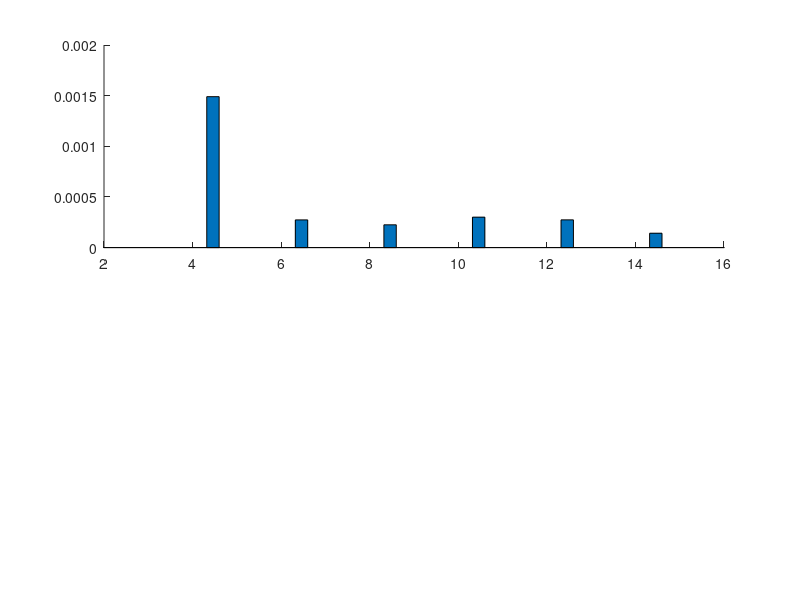

This figure's MATLAB source: (Note: this script raises an error after producing the figure.)
clc
clear
fontSize = 10;
format long

t_sample = 0.13;
f0 = 50;
w0 = 2*pi*f0;

N = 20;
tf = 0.5;
nFilter = 30;
f1 = 20;
f2 = 90;

sigma = 0.00001;
for itr=1:2
    sigma = sigma*10;

    % do not change the following coefficients, this is the harmonics-free
    % version
    % for harmonics-case refer to Run02-OurApproaches_Harmonics
    h3Coeff = 0;%0.05;
    h5Coeff = 0;%0.03;


    fs = N*f0;

    % the following coefficents are used in the arccosine-free version of the
    % algorithm
    a = fs/4/pi/sin(2*pi/N);
    b = 2*cos(2*pi/N);


    dt = 1/fs;

    %% filter
    fnyq = fs/2;


    w1 = f1/fnyq;
    w2 = f2/fnyq;

    filterCoeffs = fir1(nFilter, [w1 w2]);

    %%



    Am = 1*sqrt(2);



    t = 0:dt:tf;
    [row, col] = size(t);
    Nsamples = col;

    f = f0 *ones(size(t))+ sin(2*pi*1*t) +0.5*sin(2*pi*6*t);
    %f = f0 *ones(size(t));
    %f = f0 *ones(size(t))+25*t-25*t.^2;
    f3 = 3*f;
    f5 = 5*f;

    f_max = max(f);
    f_min = min(f);

    w = 2*pi*f;

    w3 = 2*pi*f3;
    w5 = 2*pi*f5;




    phi0 = 0;

    theta1(1) = phi0;
    theta3(1) = phi0;
    theta5(1) = phi0;

    thetb1(1) = phi0+4*pi/3;
    thetb3(1) = phi0+4*pi/3;
    thetb5(1) = phi0+4*pi/3;

    thetc1(1) = phi0+2*pi/3;
    thetc3(1) = phi0+2*pi/3;
    thetc5(1) = phi0+2*pi/3;


    for k=2:length(t)
        theta1(k) = theta1(k-1)+w(k)*dt;
        theta3(k) = theta3(k-1)+w3(k)*dt;
        theta5(k) = theta5(k-1)+w5(k)*dt;

        thetb1(k) = thetb1(k-1)+w(k)*dt;
        thetb3(k) = thetb3(k-1)+w3(k)*dt;
        thetb5(k) = thetb5(k-1)+w5(k)*dt;

        thetc1(k) = thetc1(k-1)+w(k)*dt;
        thetc3(k) = thetc3(k-1)+w3(k)*dt;
        thetc5(k) = thetc5(k-1)+w5(k)*dt;
    end



    x = Am*cos(theta1);% + sigma*randn(size(t))+ h3Coeff*Am*cos(theta3)+ h5Coeff*Am*cos(theta5);
    y = Am*cos(thetb1);% + sigma*randn(size(t))+ h3Coeff*Am*cos(thetb3)+ h5Coeff*Am*cos(thetb5);
    z = Am*cos(thetc1);% + sigma*randn(size(t))+ h3Coeff*Am*cos(thetc3)+ h5Coeff*Am*cos(thetc5);



    %xh: x with harmonics
    %yh: y with harmonics
    %zh: z with harmonics
    xh = Am*cos(theta1) + sigma*randn(size(t))+ h3Coeff*Am*cos(theta3)+ h5Coeff*Am*cos(theta5);
    yh = Am*cos(thetb1) + sigma*randn(size(t))+ h3Coeff*Am*cos(thetb3)+ h5Coeff*Am*cos(thetb5);
    zh = Am*cos(thetc1) + sigma*randn(size(t))+ h3Coeff*Am*cos(thetc3)+ h5Coeff*Am*cos(thetc5);

    % xhf: xh filtered
    % yhf: yh filtered
    % zhf: zh filtered
    xhf = filter(filterCoeffs,1,xh);
    yhf = filter(filterCoeffs,1,yh);
    zhf = filter(filterCoeffs,1,zh);



    %% our approach for window length of 9

    M = 3;
    windowLength = 2*M+3; % = 9
    K = M; % K = (windowLength-3)/2

    firstIndex = K+2;

    for k=firstIndex:Nsamples-K-1
        Xk = x(k-K:k+K)';
        Xk_minus = x(k-K-1:k+K-1)';
        Xk_plus = x(k-K+1:k+K+1)';
        f_hatWin9(k) = fs/2/pi*acos(Xk'*(Xk_minus+Xk_plus)/2/(Xk'*Xk));
        f_hatWin9_arccosinefree(k) = f0 + a*(Xk'*(b*Xk-Xk_minus-Xk_plus))/(Xk'*Xk);

        Yk = y(k-K:k+K)';
        Yk_minus = y(k-K-1:k+K-1)';
        Yk_plus = y(k-K+1:k+K+1)';

        Zk = z(k-K:k+K)';
        Zk_minus = z(k-K-1:k+K-1)';
        Zk_plus = z(k-K+1:k+K+1)';


        numArg = Xk'*(Xk_minus+Xk_plus);
        numArg = numArg + Yk'*(Yk_minus+Yk_plus);
        numArg = numArg + Zk'*(Zk_minus+Zk_plus);

        denArg = 2*(Xk'*Xk);
        denArg = denArg + 2*(Yk'*Yk);
        denArg = denArg + 2*(Zk'*Zk);

        arg = numArg/denArg;
        f_hatWin9_3phase(k) = fs/2/pi*acos(arg);

        % Antonio Lopez Algorithm
        Xk = [x(k-3); x(k); x(k+3)];
        Xk_minus = [x(k-4); x(k-1); x(k+2)];
        Xk_plus = [x(k-2); x(k+1); x(k+4)];
        f_hat_lopez(k) = fs/2/pi*acos(Xk'*(Xk_minus+Xk_plus)/2/(Xk'*Xk));
    end

    [r, c] = size(t);
    Nsamples = c;

    Kmax =6;

    f_hat_1phase = f0*ones(Kmax+1,Kmax+1+nFilter);
    f_hat_3phase = f0*ones(Kmax+1,Kmax+1+nFilter);

    f_hat_1phase_withHarmonics = f0*ones(Kmax+1,Kmax+1+nFilter);
    f_hat_3phase_withHarmonics = f0*ones(Kmax+1,Kmax+1+nFilter);

    f_hat_1phase_withHarmonics_filtered = f0*ones(Kmax+1,Kmax+1+nFilter);
    f_hat_3phase_withHarmonics_filtered = f0*ones(Kmax+1,Kmax+1+nFilter);

    for K = 0:Kmax
        % K = 0,           Window Length = 3
        % K = 1,           Window Length = 5
        % K = 2,           Window Length = 7
        % K = 3,           Window Length = 9
        % K = 4,           Window Length = 11
        lengthWindow(K+1)  = 2*K+3;
        firstIndex = K+2+nFilter;% the first element of Xk_minus must be available: it must be the first element of the signal
        % k-K-1 = 1  ==>  k=K+2
        lastIndex = Nsamples-K-1;% the last element of Xk_plus must be available: it must be the last element of the signal
        % k+K+1 = Nsamples  ==> k = Nsamples-K-1
        for k=firstIndex:lastIndex
            Xk = x(k-K:k+K)';
            Xk_minus = x(k-K-1:k+K-1)';
            Xk_plus = x(k-K+1:k+K+1)';
            arg = Xk'*(Xk_minus+Xk_plus)/2/(Xk'*Xk);
            if(abs(arg)>1)
                f_hat_1phase(K+1,k) = f_hat_1phase(K+1,k-1);
            else
                f_hat_1phase(K+1,k) = fs/2/pi*acos(arg);
            end
            f_hat_1phase_arccosinefree(K+1,k) = f0 + a*(Xk'*(b*Xk-Xk_minus-Xk_plus))/(Xk'*Xk);

            Xkh = xh(k-K:k+K)';
            Xkh_minus = xh(k-K-1:k+K-1)';
            Xkh_plus = xh(k-K+1:k+K+1)';
            arg = Xkh'*(Xkh_minus+Xkh_plus)/2/(Xkh'*Xkh);
            if(abs(arg)>1)
                f_hat_1phase_withHarmonics(K+1,k) = f_hat_1phase_withHarmonics(K+1,k-1);
            else
                f_hat_1phase_withHarmonics(K+1,k) = fs/2/pi*acos(arg);
            end
            f_hat_1phase_arccosinefree_withHarmonics(K+1,k) = f0 + a*(Xkh'*(b*Xkh-Xkh_minus-Xkh_plus))/(Xkh'*Xkh);

            Xkhf = xhf(k-K:k+K)';
            Xkhf_minus = xhf(k-K-1:k+K-1)';
            Xkhf_plus = xhf(k-K+1:k+K+1)';
            arg = Xkhf'*(Xkhf_minus+Xkhf_plus)/2/(Xkhf'*Xkhf);
            if(abs(arg)>1)
                f_hat_1phase_withHarmonics_filtered(K+1,k) = f_hat_1phase_withHarmonics_filtered(K+1,k-1);
            else
                f_hat_1phase_withHarmonics_filtered(K+1,k) = fs/2/pi*acos(arg);
            end
            f_hat_1phase_arccosinefree_withHarmonics_filtered(K+1,k) = f0 + a*(Xkhf'*(b*Xkhf-Xkhf_minus-Xkhf_plus))/(Xkhf'*Xkhf);


            Yk = y(k-K:k+K)';
            Yk_minus = y(k-K-1:k+K-1)';
            Yk_plus = y(k-K+1:k+K+1)';

            Zk = z(k-K:k+K)';
            Zk_minus = z(k-K-1:k+K-1)';
            Zk_plus = z(k-K+1:k+K+1)';


            numArg = Xk'*(Xk_minus+Xk_plus);
            numArg = numArg + Yk'*(Yk_minus+Yk_plus);
            numArg = numArg + Zk'*(Zk_minus+Zk_plus);

            denArg = 2*(Xk'*Xk);
            denArg = denArg + 2*(Yk'*Yk);
            denArg = denArg + 2*(Zk'*Zk);

            arg = numArg/denArg;
            if(abs(arg)>1)
                f_hat_3phase(K+1,k) = f_hat_3phase(K+1,k-1);
            else
                f_hat_3phase(K+1,k) = fs/2/pi*acos(arg);
            end

            % three-phase arccosine-free
            num = a*(Xk'*(b*Xk-Xk_minus-Xk_plus));
            num = num + a*(Yk'*(b*Yk-Yk_minus-Yk_plus));
            num = num + a*(Zk'*(b*Zk-Zk_minus-Zk_plus));

            den = (Xk'*Xk);
            den = den + (Yk'*Yk);
            den = den + (Zk'*Zk);

            f_hat_3phase_arccosinefree(K+1,k) = f0 + num/den;

            % three-phase with harmonics
            Ykh = yh(k-K:k+K)';
            Ykh_minus = yh(k-K-1:k+K-1)';
            Ykh_plus = yh(k-K+1:k+K+1)';

            Zkh = zh(k-K:k+K)';
            Zkh_minus = zh(k-K-1:k+K-1)';
            Zkh_plus = zh(k-K+1:k+K+1)';


            numArg = Xkh'*(Xkh_minus+Xkh_plus);
            numArg = numArg + Ykh'*(Ykh_minus+Ykh_plus);
            numArg = numArg + Zkh'*(Zkh_minus+Zkh_plus);

            denArg = 2*(Xkh'*Xkh);
            denArg = denArg + 2*(Ykh'*Ykh);
            denArg = denArg + 2*(Zkh'*Zkh);

            arg = numArg/denArg;
            if(abs(arg)>1)
                f_hat_3phase_withHarmonics(K+1,k) = f_hat_3phase_withHarmonics(K+1,k-1);
            else
                f_hat_3phase_withHarmonics(K+1,k) = fs/2/pi*acos(arg);
            end

            % three-phase with harmonics arccosine-free
            num = a*(Xkh'*(b*Xkh-Xkh_minus-Xkh_plus));
            num = num + a*(Ykh'*(b*Ykh-Ykh_minus-Ykh_plus));
            num = num + a*(Zkh'*(b*Zkh-Zkh_minus-Zkh_plus));

            den = (Xkh'*Xkh);
            den = den + (Ykh'*Ykh);
            den = den + (Zkh'*Zkh);

            f_hat_3phase_arccosinefree_withHarmonics(K+1,k) = f0 + num/den;


            % three-phase with harmonics,  Filtered
            Ykhf = yhf(k-K:k+K)';
            Ykhf_minus = yhf(k-K-1:k+K-1)';
            Ykhf_plus = yhf(k-K+1:k+K+1)';

            Zkhf = zhf(k-K:k+K)';
            Zkhf_minus = zhf(k-K-1:k+K-1)';
            Zkhf_plus = zhf(k-K+1:k+K+1)';


            numArg = Xkhf'*(Xkhf_minus+Xkhf_plus);
            numArg = numArg + Ykhf'*(Ykhf_minus+Ykhf_plus);
            numArg = numArg + Zkhf'*(Zkhf_minus+Zkhf_plus);

            denArg = 2*(Xkhf'*Xkhf);
            denArg = denArg + 2*(Ykhf'*Ykhf);
            denArg = denArg + 2*(Zkhf'*Zkhf);

            arg = numArg/denArg;
            if(abs(arg)>1)
                f_hat_3phase_withHarmonics_filtered(K+1,k) = f_hat_3phase_withHarmonics_filtered(K+1,k-1);
            else
                f_hat_3phase_withHarmonics_filtered(K+1,k) = fs/2/pi*acos(arg);
            end

            % three-phase with harmonics arccosine-free, filtered
            num = a*(Xkhf'*(b*Xkhf-Xkhf_minus-Xkhf_plus));
            num = num + a*(Ykhf'*(b*Ykhf-Ykhf_minus-Ykhf_plus));
            num = num + a*(Zkhf'*(b*Zkhf-Zkhf_minus-Zkhf_plus));

            den = (Xkhf'*Xkhf);
            den = den + (Ykhf'*Ykhf);
            den = den + (Zkhf'*Zkhf);

            f_hat_3phase_arccosinefree_withHarmonics_filtered(K+1,k) = f0 + num/den;


        end
        %     figure()
        %     plot(t(firstIndex:lastIndex), f(firstIndex:lastIndex),'Color','black','LineWidth',1)
        %     hold on
        %     plot(t(firstIndex:lastIndex), f_hat_1phase(K+1,firstIndex:lastIndex),'--','Color','blue','LineWidth',1)
        %     plot(t(firstIndex:lastIndex), f_hat_1phase_arccosinefree(K+1,firstIndex:lastIndex),'--','Color','green','LineWidth',1)
        %     plot(t(firstIndex:lastIndex), f_hat_3phase(K+1,firstIndex:lastIndex),'--','Color','red','LineWidth',1)
        %     plot(t(firstIndex:lastIndex), f_hat_3phase_arccosinefree(K+1,firstIndex:lastIndex),'--','Color','cyan','LineWidth',1)
        %     xlabel('time (sec)','FontSize', fontSize, 'FontWeight', 'bold')
        %     ylabel('f(t) and f_e_s_t(t))','FontSize', fontSize, 'FontWeight', 'bold')
        %     title(['data window length = ' int2str(2*K+3)],'FontSize', fontSize, 'FontWeight', 'bold')
        %     legend('exact frequency','estimated frequency')
        %     axis([0, tf, f_min-3, f_max+3])


        % with harmonics and/or noise
        se_1phase_withHarmonics = (f(firstIndex:lastIndex)-f_hat_1phase_withHarmonics(K+1,firstIndex:lastIndex)).^2;
        maxSE_1phase_withHarmonics = max(se_1phase_withHarmonics);
        MSE_1phase_withHarmonics(K+1) = mean(se_1phase_withHarmonics);
        MSE_1phase3phase_withHarmonics(K+1,1) = mean(se_1phase_withHarmonics);


        se_1phase_arccosinefree_withHarmonics = (f(firstIndex:lastIndex)-f_hat_1phase_arccosinefree_withHarmonics(K+1,firstIndex:lastIndex)).^2;
        maxSE_1phase_arccosinefree_withHarmonics = max(se_1phase_arccosinefree_withHarmonics);
        MSE_1phase_arccosinefree_withHarmonics(K+1) = mean(se_1phase_arccosinefree_withHarmonics);
        MSE_1phase3phase_withHarmonics(K+1,2) = mean(se_1phase_arccosinefree_withHarmonics);


        se_3phase_withHarmonics = (f(firstIndex:lastIndex)-f_hat_3phase_withHarmonics(K+1,firstIndex:lastIndex)).^2;
        maxSE_3phase_withHarmonics = max(se_3phase_withHarmonics);
        MSE_3phase_withHarmonics(K+1) = mean(se_3phase_withHarmonics);
        MSE_1phase3phase_withHarmonics(K+1,3) = mean(se_3phase_withHarmonics);


        se_3phase_arccosinefree_withHarmonics = (f(firstIndex:lastIndex)-f_hat_3phase_arccosinefree_withHarmonics(K+1,firstIndex:lastIndex)).^2;
        maxSE_3phase_arccosinefree_withHarmonics = max(se_3phase_arccosinefree_withHarmonics);
        MSE_3phase_arccosinefree_withHarmonics(K+1) = mean(se_3phase_arccosinefree_withHarmonics);
        MSE_1phase3phase_withHarmonics(K+1,4) = mean(se_3phase_arccosinefree_withHarmonics);

        % filtered
        se_1phase_withHarmonics_filtered = (f(firstIndex:lastIndex-nFilter/2)-f_hat_1phase_withHarmonics_filtered(K+1,firstIndex+nFilter/2:lastIndex)).^2;
        maxSE_1phase_withHarmonics_filtered = max(se_1phase_withHarmonics_filtered);
        MSE_1phase_withHarmonics_filtered(K+1) = mean(se_1phase_withHarmonics_filtered);
        MSE_1phase3phase_withHarmonics_filtered(K+1,1) = mean(se_1phase_withHarmonics_filtered);

        se_1phase_arccosinefree_withHarmonics_filtered = (f(firstIndex:lastIndex-nFilter/2)-f_hat_1phase_arccosinefree_withHarmonics_filtered(K+1,firstIndex+nFilter/2:lastIndex)).^2;
        maxSE_1phase_arccosinefree_withHarmonics_filtered = max(se_1phase_arccosinefree_withHarmonics_filtered);
        MSE_1phase_arccosinefree_withHarmonics_filtered(K+1) = mean(se_1phase_arccosinefree_withHarmonics_filtered);
        MSE_1phase3phase_withHarmonics_filtered(K+1,2) = mean(se_1phase_arccosinefree_withHarmonics_filtered);


        se_3phase_withHarmonics_filtered = (f(firstIndex:lastIndex-nFilter/2)-f_hat_3phase_withHarmonics_filtered(K+1,firstIndex+nFilter/2:lastIndex)).^2;
        maxSE_3phase_withHarmonics_filtered = max(se_3phase_withHarmonics_filtered);
        MSE_3phase_withHarmonics_filtered(K+1) = mean(se_3phase_withHarmonics_filtered);
        MSE_1phase3phase_withHarmonics_filtered(K+1,3) = mean(se_3phase_withHarmonics_filtered);

        se_3phase_arccosinefree_withHarmonics_filtered = (f(firstIndex:lastIndex-nFilter/2)-f_hat_3phase_arccosinefree_withHarmonics_filtered(K+1,firstIndex+nFilter/2:lastIndex)).^2;
        maxSE_3phase_arccosinefree_withHarmonics_filtered = max(se_3phase_arccosinefree_withHarmonics_filtered);
        MSE_3phase_arccosinefree_withHarmonics_filtered(K+1) = mean(se_3phase_arccosinefree_withHarmonics_filtered);
        MSE_1phase3phase_withHarmonics_filtered(K+1,4) = mean(se_3phase_arccosinefree_withHarmonics_filtered);


        %      figure()
        %      plot(t(firstIndex:lastIndex),mse,'Color','black','LineWidth',1)
        %      xlabel('time (sec)','FontSize', fontSize, 'FontWeight', 'bold')
        %      ylabel('MSE(f-f_e_s_t)','FontSize', fontSize, 'FontWeight', 'bold')
        %      title(['data window length = ' int2str(2*K+3)],'FontSize', fontSize, 'FontWeight', 'bold')
        %      axis([0, tf, 0, maxSE])
    end

    % for 1-phase case, the wibdow of length 3 is completely inefficent
    % therefore we ignore showing their MSE
    MSE_1phase3phase_withHarmonics(1,1)=0;
    MSE_1phase3phase_withHarmonics(1,2)=0;
    % for 1-phase case, the wibdow of length 3 is completely inefficent
    % therefore we ignore showing their MSE
    MSE_1phase3phase_withHarmonics_filtered(1,1)=0;
    MSE_1phase3phase_withHarmonics_filtered(1,2)=0;
    switch itr
        case 1
            figure(1)
            subplot(211)
            bar(lengthWindow, MSE_1phase3phase_withHarmonics,'group')
%            xlabel('length of data window','FontSize', fontSize, 'FontWeight', 'bold')
            ylabel('MSE','FontSize', fontSize, 'FontWeight', 'bold')
            legend('1-phase', '1-phase arccosine-free', '3-phase', '3-phase arccosine-free')
            title(['Fig. 2a: Comparison of four proposed approaches, SNR = ' int2str(20*log10(1/sigma))],'FontSize', fontSize, 'FontWeight', 'bold')

            figure(2)
            subplot(211)
            bar(lengthWindow, MSE_1phase3phase_withHarmonics_filtered,'group')
%            xlabel('length of data window','FontSize', fontSize, 'FontWeight', 'bold')
            ylabel('MSE','FontSize', fontSize, 'FontWeight', 'bold')
            legend('1-phase', '1-phase arccosine-free', '3-phase', '3-phase arccosine-free')
            title(['Fig. 4a: Comparison of four proposed approaches, SNR = ' int2str(20*log10(1/sigma)) ', signals pre-filtered'],'FontSize', fontSize, 'FontWeight', 'bold')
        case 2
            figure(1)
            subplot(212)
            bar(lengthWindow, MSE_1phase3phase_withHarmonics,'group')
            xlabel('length of data window','FontSize', fontSize, 'FontWeight', 'bold')
            ylabel('MSE','FontSize', fontSize, 'FontWeight', 'bold')
            legend('1-phase', '1-phase arccosine-free', '3-phase', '3-phase arccosine-free')
            title(['Fig. 2b: Comparison of four proposed approaches, SNR = ' int2str(20*log10(1/sigma))],'FontSize', fontSize, 'FontWeight', 'bold')

            figure(2)
            subplot(212)
            bar(lengthWindow, MSE_1phase3phase_withHarmonics_filtered,'group')
            xlabel('length of data window','FontSize', fontSize, 'FontWeight', 'bold')
            ylabel('MSE','FontSize', fontSize, 'FontWeight', 'bold')
            legend('1-phase', '1-phase arccosine-free', '3-phase', '3-phase arccosine-free')
            title(['Fig. 4b: Comparison of four proposed approaches, SNR = ' int2str(20*log10(1/sigma)) ', signals pre-filtered'],'FontSize', fontSize, 'FontWeight', 'bold')
    end




    % figure(3)
    % plot(t(firstIndex:lastIndex), f(firstIndex:lastIndex),'Color','black','LineWidth',1)
    % hold on
    % %plot(t(firstIndex:lastIndex), f_hat_1phase(4, firstIndex:lastIndex), 'red')
    % %plot(t(firstIndex:lastIndex), f_hat_1phase_withHarmonics_filtered(4,firstIndex:lastIndex), 'green')
    % plot(t(firstIndex:lastIndex-nFilter/2), f_hat_1phase_withHarmonics_filtered(4,firstIndex+nFilter/2:lastIndex), '--', 'Color','black','LineWidth',1)
    % xlabel('time (sec)','FontSize', fontSize, 'FontWeight', 'bold')
    % ylabel('frequency (Hz)','FontSize', fontSize, 'FontWeight', 'bold')
    % title('Comparison of exact and estimated frequency','FontSize', fontSize, 'FontWeight', 'bold')
    % legend('exact frequency', 'estimated frequency')


    % spanTime = firstIndex:Nsamples-K-1;
    % figure()
    % plot(t(spanTime), f(spanTime),'Color','black','LineWidth',1)
    % hold on
    % plot(t(spanTime), f_hatWin9(spanTime),'--','Color','black','LineWidth',1)
    % plot(t(spanTime), f_hatWin9_arccosinefree(spanTime),'--','Color','blue','LineWidth',1)
    % plot(t(spanTime), f_hatWin9_3phase(spanTime),'--','Color','green','LineWidth',1)
    % xlabel('time (sec)','FontSize', fontSize, 'FontWeight', 'bold')
    % ylabel('f(t) and f_e_s_t(t))','FontSize', fontSize, 'FontWeight', 'bold')
    % title(['data window length = ' int2str(2*K+3)],'FontSize', fontSize, 'FontWeight', 'bold')
    % legend('exact frequency','estimated frequency')
    % axis([0, tf, f_min-3, f_max+3])
    %
    %
    % squareError = (f(spanTime)-f_hatWin9(spanTime)).^2;
    % MSE_1phase = mean(squareError);
    %
    %
    % squareError = (f(spanTime)-f_hat_lopez(spanTime)).^2;
    % MSE_1phase_Lopez = mean(squareError);
    %
    % squareError = (f(spanTime)-f_hatWin9_arccosinefree(spanTime)).^2;
    % MSE_1phase_arccosinefree = mean(squareError);
    %
    % squareError = (f(spanTime)-f_hatWin9_3phase(spanTime)).^2;
    % MSE_3phase = mean(squareError);
    %
    % MSE(1,1) = MSE_1phase;
    % MSE(2,1) = MSE_1phase_arccosinefree;
    % MSE(3,1) = MSE_3phase;
    % figure()
    % bar(MSE,'group')
    % xlabel('MSE_1phase                                         MSE_1phase_arccosinefree                                   MSE_3phase')
    % title('Comparison of our three approaches')
    %
    %
    % MSE(1,1) = MSE_1phase;
    % MSE(2,1) = MSE_1phase_arccosinefree;
    % MSE(3,1) = MSE_1phase_Lopez;
    % figure()
    % bar(MSE,'group')
    % xlabel('MSE_1phase                                         MSE_1phase_arccosinefree                                   MSE_1phase_Lopez')
    % title('Comparison of our single-phase approaches and that of Lopez')
    %
end